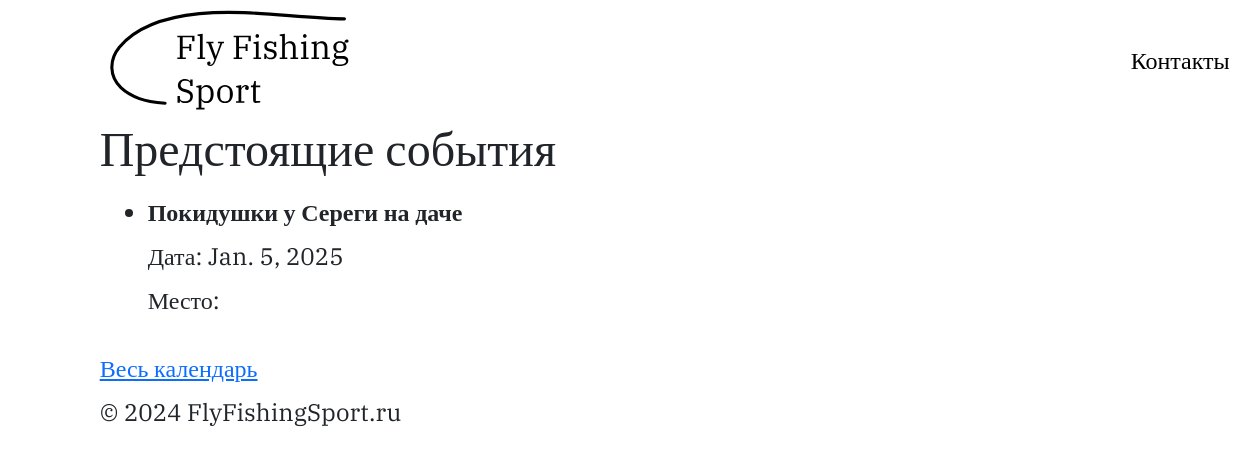
The app's page /, older data.
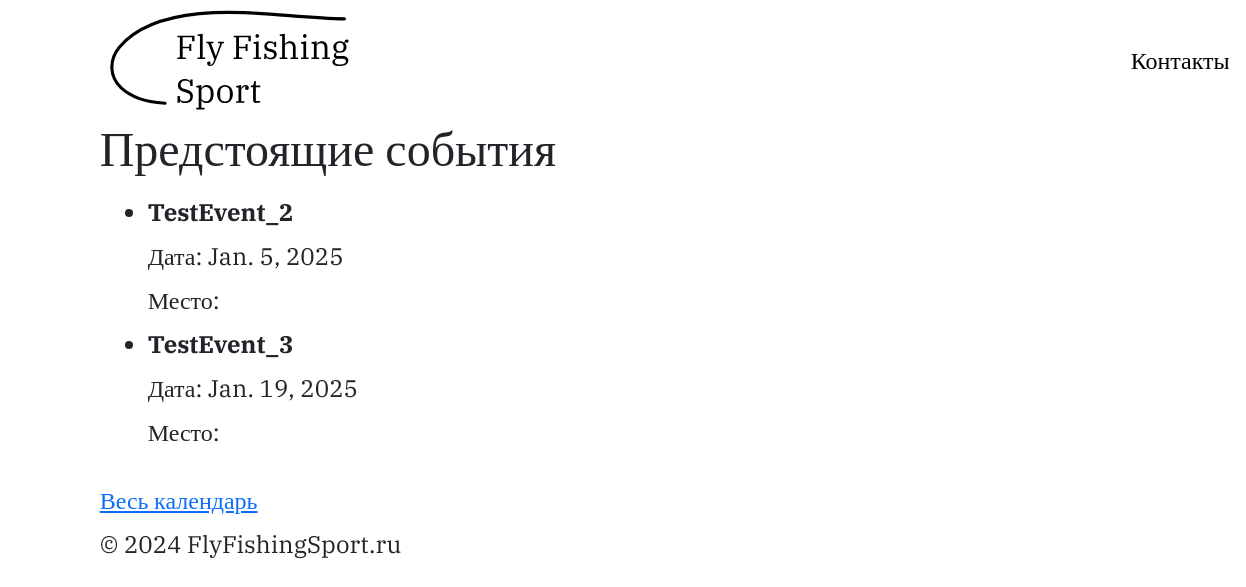
The same page, newer data.
### SportCalendar/models.py (models this page shows, shortened)
class Event(models.Model):
    name = models.CharField(max_length=255)
    disciplines = models.ManyToManyField(Discipline)
    date_start = models.DateField()
    date_end = models.DateField(null=True, blank=True)
    club = models.ForeignKey(Club, on_delete=models.CASCADE)
    link = models.URLField()
    image = models.ImageField(upload_to='event_images/', null=True, blank=True)

### FlyFishingSport/views.py (the view)
# urls.py: path('', views.index, name='index'),
def index(request):
    upcoming_events = Event.objects.filter(date_start__gte=timezone.now()).order_by('date_start')[:5]
    return render(request, 'index.html', {'upcoming_events': upcoming_events})

### FlyFishingSport/templates/index.html (shortened to what this page needs)
{% extends 'base.html' %}
{% block content %}
<h2>Предстоящие события</h2>
    <ul>
        {% for event in upcoming_events %}
            <li>
                <strong>{{ event.name }}</strong><br>
                Дата: {{ event.date_start }}<br>
                Место: {{ event.location }}
            </li>
        {% empty %}
            <li>Нет предстоящих событий</li>
        {% endfor %}
    </ul>
    <a class="fta-menu-buttom" href="{% url 'event_calendar' %}"> Весь календарь </a>
{% endblock %}

Row changes from the older to the newer data that the page shows:
no longer on this page (row edited): Event: name "Покидушки у Сереги на даче", date_start "Jan. 5, 2025"
added Event: name "TestEvent_2", date_start "Jan. 5, 2025"
added Event: name "TestEvent_3", date_start "Jan. 19, 2025"
